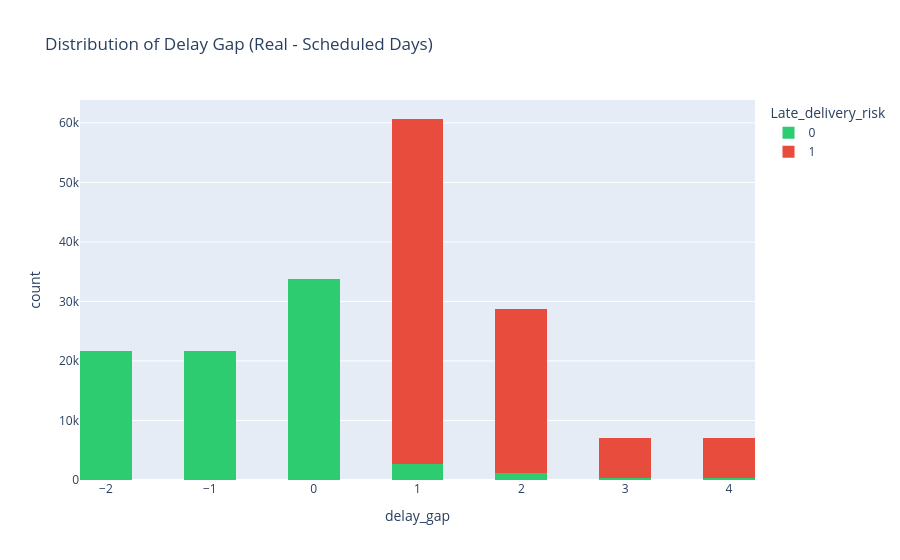

This figure's notebook cell:
### Markdown cell above
## Geographic Delay Patterns

Central Africa has the highest late delivery rate at 58%, followed by South Asia.
Canada sits at the lowest end (~48%). However, the striking insight here is how
NARROW this range is  all regions fall between 48% and 58%.

This means geography alone is not a strong discriminator. The real delay drivers
must lie elsewhere  likely in shipping mode choice and order processing time.
These regional features will still be included in the model but are not expected
to be top predictors.

### Code cell
df['order date (DateOrders)']=pd.to_datetime(df['order date (DateOrders)'])
df['shipping date (DateOrders)']=pd.to_datetime(df['shipping date (DateOrders)'])

df['delay_gap']=df['Days for shipping (real)']-df['Days for shipment (scheduled)']

fig=px.histogram(df,x='delay_gap', color='Late_delivery_risk',
                   title='Distribution of Delay Gap (Real - Scheduled Days)',
                   nbins=30,
                   color_discrete_map={0: '#2ecc71', 1: '#e74c3c'})
fig.show()

### Figure 1 — Plotly figure (JSON) as saved in the notebook; plotly's stock layout.template omitted (floating-point values rounded to 4 significant figures; data arrays with more than 128 entries replaced by an {"elided": "..."} marker saying what was removed)
{"data": [{"bingroup": "x", "hovertemplate": "Late_delivery_risk=0<br>delay_gap=%{x}<br>count=%{y}<extra></extra>", "legendgroup": "0", "marker": {"color": "#2ecc71", "pattern": {"shape": ""}}, "name": "0", "nbinsx": 30, "orientation": "v", "showlegend": true, "type": "histogram", "x": {"elided": "81540 int values"}, "xaxis": "x", "yaxis": "y"}, {"bingroup": "x", "hovertemplate": "Late_delivery_risk=1<br>delay_gap=%{x}<br>count=%{y}<extra></extra>", "legendgroup": "1", "marker": {"color": "#e74c3c", "pattern": {"shape": ""}}, "name": "1", "nbinsx": 30, "orientation": "v", "showlegend": true, "type": "histogram", "x": {"elided": "98976 int values"}, "xaxis": "x", "yaxis": "y"}], "layout": {"barmode": "relative", "legend": {"title": {"text": "Late_delivery_risk"}, "tracegroupgap": 0}, "title": {"text": "Distribution of Delay Gap (Real - Scheduled Days)"}, "xaxis": {"anchor": "y", "domain": [0, 1], "title": {"text": "delay_gap"}}, "yaxis": {"anchor": "x", "domain": [0, 1], "title": {"text": "count"}}}}
